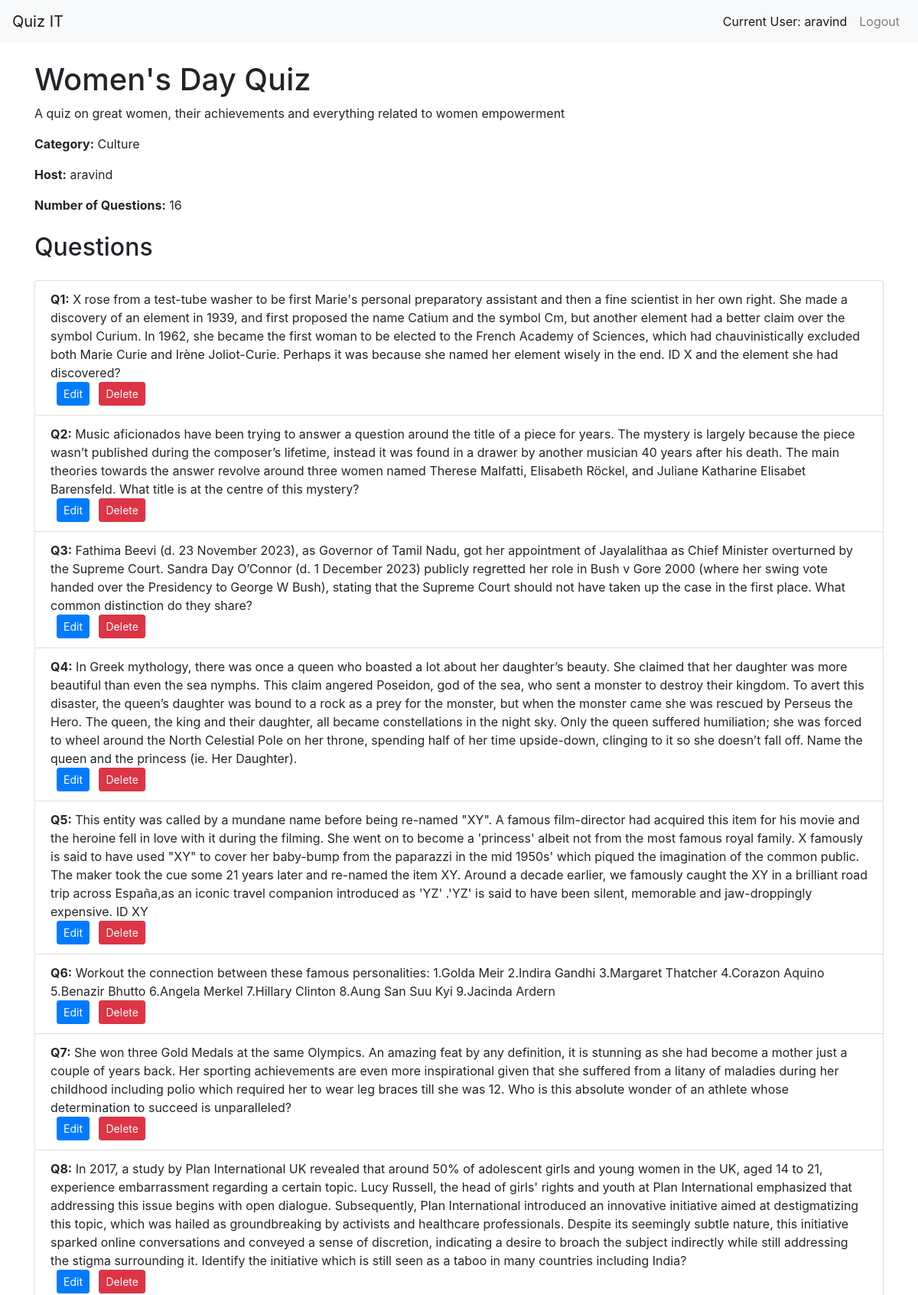
The page /quiz-room/5/ (signed in, upper part) on the database its author committed.
### quiz/models.py (models this page shows, shortened)
class Quiz(models.Model):
    title = models.CharField(max_length=255)
    description = models.CharField(max_length=300)
    category = models.CharField(max_length=255)
    number_of_questions = models.IntegerField(default=0)
    host = models.ForeignKey(User, on_delete=models.CASCADE)

class Question(models.Model):
    quiz = models.ForeignKey(Quiz,related_name="questions",on_delete=models.CASCADE)
    text = models.TextField()
    answer = models.TextField()
    question_no = models.IntegerField()

### quiz/views.py (the view)
# urls.py: path("quiz-room/<int:quiz_id>/",views.QuizRoom,name="quiz-room"),
@login_required
def QuizRoom(request,quiz_id):
    quiz = Quiz.objects.get(id=quiz_id)
    questions = quiz.questions.all()
    return render(request, 'quiz_room.html', {'quiz': quiz, 'questions': questions})

### quiz/templates/quiz_room.html (shortened to what this page needs)
{% extends 'main.html' %}
{% block content %}
<div class="container mt-4">
    <h1>{{ quiz.title }}</h1>
    <p>{{ quiz.description }}</p>
    <p><strong>Category:</strong> {{ quiz.category }}</p>
    <p><strong>Host:</strong> {{ quiz.host.username }}</p>
    <p><strong>Number of Questions:</strong> {{ quiz.questions.count }}</p>
    {% if request.user == quiz.host %}
    <h2 class="mt-4">Questions</h2>
    <ul class="list-group mt-4">
        {% for question in questions %}
            <li class="list-group-item">
                <strong>Q{{ question.question_no }}:</strong> {{ question.text }}
                <br>
                <a href="{% url 'edit-question' question.id %}" class="btn btn-primary btn-sm ml-2">Edit</a>
                <a href="{% url 'delete-question' question.id %}" class="btn btn-danger btn-sm ml-2">Delete</a>
                <br>
            </li>
        {% endfor %}
    </ul>
    {% else %}
    <a href="{% url 'attempt-quiz' quiz.id %}" class="btn btn-primary mt-3">Attempt the Quiz</a>
    {% endif %}
</div>
{% endblock content %}

### templates/main.html (shortened to what this page needs)
<!DOCTYPE html>
<html>
<head>
    <link rel="stylesheet" href="https://maxcdn.bootstrapcdn.com/bootstrap/4.5.2/css/bootstrap.min.css">
</head>
<body>
    <nav class="navbar navbar-expand-lg navbar-light bg-light">
        <a class="navbar-brand" href="{% url 'home' %}">Quiz IT</a>
        <div class="collapse navbar-collapse" id="navbarNav">
            <ul class="navbar-nav ml-auto">
                {% if user.is_authenticated %}
                <li class="nav-item active">
                    <a class="nav-link" href="{% url 'profile' %}">Current User: {{user.username}}<span class="sr-only">(current)</span></a>
                </li>
                <li class="nav-item">
                    <a class="nav-link" href="{% url 'logout' %}">Logout<span class="sr-only">(current)</span></a>
                </li>
                {% else %}
                <li class="nav-item">
                    <a class="nav-link" href="{% url 'login' %}">Login<span class="sr-only">(current)</span></a>
                </li>
                {% endif %}
            </ul>
        </div>
    </nav>
    {% block content %}{% endblock content %}
</body>
</html>

### rows shown on the page
Quiz: title "Women's Day Quiz", description "A quiz on great women, their achievements and everything related to women empowerment", category "Culture", host.username "aravind", questions.count "16"
Question: question_no "1", text "X rose from a test-tube washer to be first Marie's personal preparatory assistant and then a fine scientist in her own right. She made a discovery of an element in 1939, and first proposed the name Catium and the symbol Cm, but another element had a better claim over the symbol Curium. In 1962, she became the first woman to be elected to the French Academy of Sciences, which had chauvinistically excluded both Marie Curie and Irène Joliot-Curie. Perhaps it was because she named her element wisely in the end. ID X and the element she had discovered?"
Question: question_no "2", text "Music aficionados have been trying to answer a question around the title of a piece for years. The mystery is largely because the piece wasn’t published during the composer’s lifetime, instead it was found in a drawer by another musician 40 years after his death. The main theories towards the answer revolve around three women named Therese Malfatti, Elisabeth Röckel, and Juliane Katharine Elisabet Barensfeld. What title is at the centre of this mystery?"
Question: question_no "3", text "Fathima Beevi (d. 23 November 2023), as Governor of Tamil Nadu, got her appointment of Jayalalithaa as Chief Minister overturned by the Supreme Court. Sandra Day O’Connor (d. 1 December 2023) publicly regretted her role in Bush v Gore 2000 (where her swing vote handed over the Presidency to George W Bush), stating that the Supreme Court should not have taken up the case in the first place. What common distinction do they share?"
Question: question_no "4", text "In Greek mythology, there was once a queen who boasted a lot about her daughter’s beauty. She claimed that her daughter was more beautiful than even the sea nymphs. This claim angered Poseidon, god of the sea, who sent a monster to destroy their kingdom. To avert this disaster, the queen’s daughter was bound to a rock as a prey for the monster, but when the monster came she was rescued by Perseus the Hero. The queen, the king and their daughter, all became constellations in the night sky. Only the queen suffered humiliation; she was forced to wheel around the North Celestial Pole on her throne, spending half of her time upside-down, clinging to it so she doesn’t fall off. Name the queen and…"
Question: question_no "5", text "This entity was called by a mundane name before being re-named \"XY\". A famous film-director had acquired this item for his movie and the heroine fell in love with it during the filming. She went on to become a 'princess' albeit not from the most famous royal family. X famously is said to have used \"XY\" to cover her baby-bump from the paparazzi in the mid 1950s' which piqued the imagination of the common public. The maker took the cue some 21 years later and re-named the item XY. Around a decade earlier, we famously caught the XY in a brilliant road trip across España,as an iconic travel companion introduced as 'YZ' .'YZ' is said to have been silent, memorable and jaw-droppingly expensive.…"
Question: question_no "6", text "Workout the connection between these famous personalities: 1.Golda Meir 2.Indira Gandhi 3.Margaret Thatcher 4.Corazon Aquino 5.Benazir Bhutto 6.Angela Merkel 7.Hillary Clinton 8.Aung San Suu Kyi 9.Jacinda Ardern"
Question: question_no "7", text "She won three Gold Medals at the same Olympics. An amazing feat by any definition, it is stunning as she had become a mother just a couple of years back. Her sporting achievements are even more inspirational given that she suffered from a litany of maladies during her childhood including polio which required her to wear leg braces till she was 12. Who is this absolute wonder of an athlete whose determination to succeed is unparalleled?"
Question: question_no "8", text "In 2017, a study by Plan International UK revealed that around 50% of adolescent girls and young women in the UK, aged 14 to 21, experience embarrassment regarding a certain topic. Lucy Russell, the head of girls' rights and youth at Plan International emphasized that addressing this issue begins with open dialogue. Subsequently, Plan International introduced an innovative initiative aimed at destigmatizing this topic, which was hailed as groundbreaking by activists and healthcare professionals. Despite its seemingly subtle nature, this initiative sparked online conversations and conveyed a sense of discretion, indicating a desire to broach the subject indirectly while still addressing the…"

### other values the page prints
{{ user.username }} "aravind"
